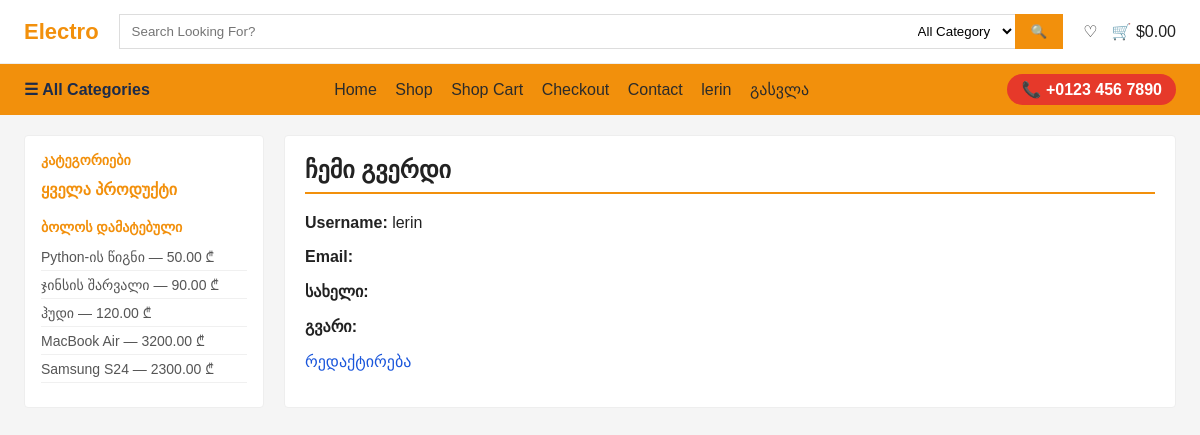
The page /users/profile/ (signed in) on the database its author committed.
### store/models.py (models this page shows, shortened)
class Product(models.Model):
    name = models.CharField(max_length=200, verbose_name="პროდუქტის სახელი")
    price = models.DecimalField(max_digits=10, decimal_places=2, verbose_name="ფასი")
    image = models.ImageField(upload_to='products/', blank=True, null=True, verbose_name="სურათი")
    is_discounted = models.BooleanField(default=False, verbose_name="ფასდაკლება აქვს?")
    category = models.ForeignKey(
        Category,
        on_delete=models.CASCADE,
        related_name='products',
        verbose_name="კატეგორია"
    )
    created_at = models.DateTimeField(auto_now_add=True)
    class Meta:
        verbose_name_plural = "პროდუქტები"

### users/views.py (the view)
# urls.py: path('profile/', views.profile, name='profile'),
@login_required
def profile(request):
    return render(request, 'users/profile.html', {'page_title': 'ჩემი გვერდი'})

### store/context_processors.py (called while the page is built)
def latest_products(request):
    return {
        'latest_products': Product.objects.order_by('-created_at')[:5]
    }

### users/templates/users/profile.html (shortened to what this page needs)
{% extends 'store/base.html' %}
{% block content %}
  <p><b>Username:</b> {{ user.username }}</p>
  <p><b>Email:</b> {{ user.email }}</p>
  <p><b>სახელი:</b> {{ user.first_name }}</p>
  <p><b>გვარი:</b> {{ user.last_name }}</p>
  <p><a href="{% url 'profile_update' %}">რედაქტირება</a></p>
{% endblock %}

### store/templates/store/base.html (shortened to what this page needs)
{% load static %}
<!DOCTYPE html>
<html lang="ka">
<head>
  <link rel="stylesheet" href="{% static 'css/style.css' %}">
</head>
<body>
  <header class="site-header">
    <div class="header-top">
      <a href="{% url 'home' %}" class="logo"> Electro</a>
      <form method="GET" action="{% url 'home' %}" class="header-search">
        <input type="text" name="q" placeholder="Search Looking For?" value="{{ search_query }}">
        <select name="category">
          <option value="">All Category</option>
        </select>
        <button type="submit">🔍</button>
      </form>
      <div class="header-icons">
        <span title="Wishlist">♡</span>
        <span title="Cart">🛒 $0.00</span>
      </div>
    </div>
    <nav class="header-nav">
      <span class="categories-label">☰ All Categories</span>
      <div class="nav-links">
        <a href="{% url 'home' %}" class="{% if request.resolver_match.url_name == 'home' %}active{% endif %}">Home</a>
        <a href="{% url 'home' %}">Shop</a>
        <a href="#">Shop Cart</a>
        <a href="#">Checkout</a>
        <a href="#">Contact</a>
        {% if user.is_authenticated %}
          <a href="{% url 'profile' %}">{{ user.username }}</a>
          <a href="{% url 'logout' %}">გასვლა</a>
        {% else %}
          <a href="{% url 'login' %}">შესვლა</a>
          <a href="{% url 'register' %}">რეგისტრაცია</a>
        {% endif %}
      </div>
      <div class="phone-badge">📞 +0123 456 7890</div>
    </nav>
  </header>
  <div class="layout">
    <aside class="sidebar">
      <h3>კატეგორიები</h3>
      <ul class="category-list">
        <li><a href="{% url 'home' %}" class="{% if not selected_category %}active{% endif %}">ყველა პროდუქტი</a></li>
      </ul>
      <h3>ბოლოს დამატებული</h3>
      <ul class="latest-list">
        {% for p in latest_products %}
        <li>{{ p.name }} — {{ p.price }} ₾</li>
        {% empty %}
        <li>პროდუქტები არ არის</li>
        {% endfor %}
      </ul>
    </aside>
    <main class="content">
      <h2>{{ page_title|default:"პროდუქტები" }}</h2>
      {% block content %}{% endblock %}
    </main>
  </div>
</body>
</html>

### static/css/style.css (style rules this page uses)
* { box-sizing: border-box; }
body { font-family: Arial, Helvetica, sans-serif; margin: 0; background: #f5f5f5; color: #222; }
a { color: #1a56db; text-decoration: none; }
.header-top { background: #fff; display: flex; align-items: center; gap: 20px; padding: 14px 24px; border-bottom: 1px solid #eee; flex-wrap: wrap; }
.logo { font-size: 22px; font-weight: bold; color: #f2900c; text-decoration: none; white-space: nowrap; }
.header-search { flex: 1; display: flex; min-width: 260px; }
.header-search input[type="text"] { flex: 1; padding: 8px 12px; border: 1px solid #ddd; border-right: none; }
.header-search select { padding: 8px; border: 1px solid #ddd; border-left: none; border-right: none; background: #fff; }
.header-search button { background: #f2900c; color: #fff; border: none; padding: 8px 16px; cursor: pointer; }
.header-icons { display: flex; gap: 14px; white-space: nowrap; }
.header-nav { background: #f2900c; display: flex; align-items: center; justify-content: space-between; padding: 10px 24px; flex-wrap: wrap; gap: 10px; }
.categories-label { color: #1c2b4a; font-weight: bold; }
.nav-links a { color: #2b2b2b; margin-right: 14px; font-weight: 500; text-decoration: none; }
.phone-badge { background: #e6392a; color: #fff; padding: 6px 14px; border-radius: 16px; font-weight: bold; white-space: nowrap; }
.layout { display: flex; gap: 20px; padding: 20px 24px; }
.sidebar { width: 240px; background: #fff; border: 1px solid #eee; border-radius: 4px; padding: 16px; }
.sidebar h3 { font-size: 14px; text-transform: uppercase; color: #f2900c; margin: 16px 0 8px; }
.sidebar h3:first-child { margin-top: 0; }
.category-list, .latest-list { list-style: none; padding: 0; margin: 0; }
.category-list li a { display: block; padding: 4px 0; color: #333; }
.category-list li a.active { color: #f2900c; font-weight: bold; }
.latest-list li { padding: 4px 0; border-bottom: 1px solid #f0f0f0; font-size: 14px; color: #555; }
.content { flex: 1; background: #fff; border: 1px solid #eee; border-radius: 4px; padding: 20px; }
.content h2 { margin-top: 0; border-bottom: 2px solid #f2900c; padding-bottom: 8px; }

### rows shown on the page
Product: name "Python-ის წიგნი", price "50.00"
Product: name "ჯინსის შარვალი", price "90.00"
Product: name "ჰუდი", price "120.00"
Product: name "MacBook Air", price "3200.00"
Product: name "Samsung S24", price "2300.00"

### other values the page prints
{{ user.username }} "lerin"
{{ page_title|default:"პროდუქტები" }} "ჩემი გვერდი"
